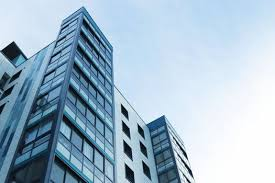
#> input picture code/Build.jpg, 275 x 183 px, found by its file name
$ python temp11.py
#> lines starting #> are read from the running program, lines starting #| are printed output that depends on the picture
### code/my_auxFun.py

#!/usr/bin/env python3
import numpy as np
import scipy.signal as sg

def my_rgb2cmy(im):
    CMY = 255-im
    return CMY

def my_cmy2rgb(im):
    RGB = 255-im
    return RGB

def my_mseRGB(image1,image2):
    [m,n,b]=image1.shape
    N = m*n*b
    mse = sum(sum(sum((image1-image2)**2)))/N
    return mse

# [25 lines left out: functions my_mse, my_medianfilter, my_gradient, not called in this run]


### code/temp11.py
#!/usr/bin/env python3
# -*- coding: utf-8 -*-
"""
Created on Mon Sep 10 10:44:10 2018

@author: mariatorres
"""

from PIL import Image
import numpy as np
import matplotlib.pyplot as plt
import my_auxFun as myf
from scipy.ndimage import filters

Im = Image.open('build.jpg')
#> Im is the input picture: PIL image 275x183 RGB; mean R, G, B 162.3, 185.7, 203.3
Im_a = np.array(Im)
plt.imshow(Im_a)
plt.axis("off")

[row, col, nb] = Im_a.shape
#> row = 183; col = 275; nb = 3
Im_n = np.zeros(Im_a.shape)
Im_n = Im_a+125*np.random.rand(row,col,nb)
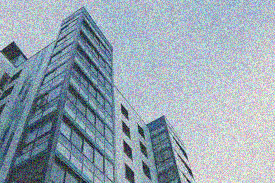
#> Im_n: shape (183, 275, 3) float64; mean R, G, B 225, 247.8, 266.1; drawn with min black and max white
Im_n = np.uint8(255*Im_n/Im_n.max())
plt.figure()
plt.imshow(Im_n)
plt.axis("off")

Im_f1 = filters.uniform_filter(Im_n,3)
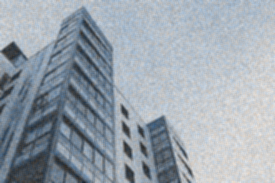
#> Im_f1: shape (183, 275, 3); mean R, G, B 154.6, 163.8, 173
plt.figure()
plt.imshow(Im_f1)
plt.axis("off")
mse_f1 = myf.my_mseRGB(Im_a,Im_f1)
#> in my_mseRGB, `mse = sum(sum(sum((image1-image2)**2)))/N`: mse = 0.00206
#> mse_f1 = 0.00206
plt.title(mse_f1)

Im_f2 = filters.gaussian_filter(Im_n,1)
plt.figure()
plt.imshow(Im_f2)
plt.axis("off")
mse_f2 = myf.my_mseRGB(Im_a,Im_f2)
#> mse_f2 = 0.00259
plt.title(mse_f2)

$ run again, with code/img1.jpg copied over code/Build.jpg
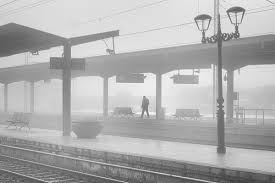
#> input picture code/img1.jpg, 275 x 183 px, found by its file name
#> Im is the input picture: PIL image 275x183 RGB; min 59, max 255, mean 176.1
#> `Im_n = np.uint8(255*Im_n/Im_n.max())`:
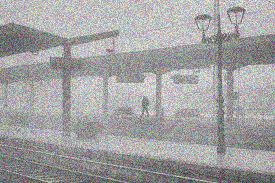
#> Im_n: shape (183, 275, 3); mean R, G, B 162.4, 162, 162.4
#> `Im_f1 = filters.uniform_filter(Im_n,3)`:
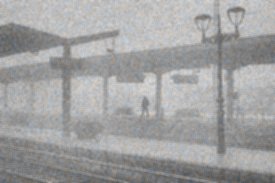
#> Im_f1: shape (183, 275, 3); mean R, G, B 161.2, 161.3, 161.3
#> mse = 0.00213
#> mse_f2 = 0.00341
